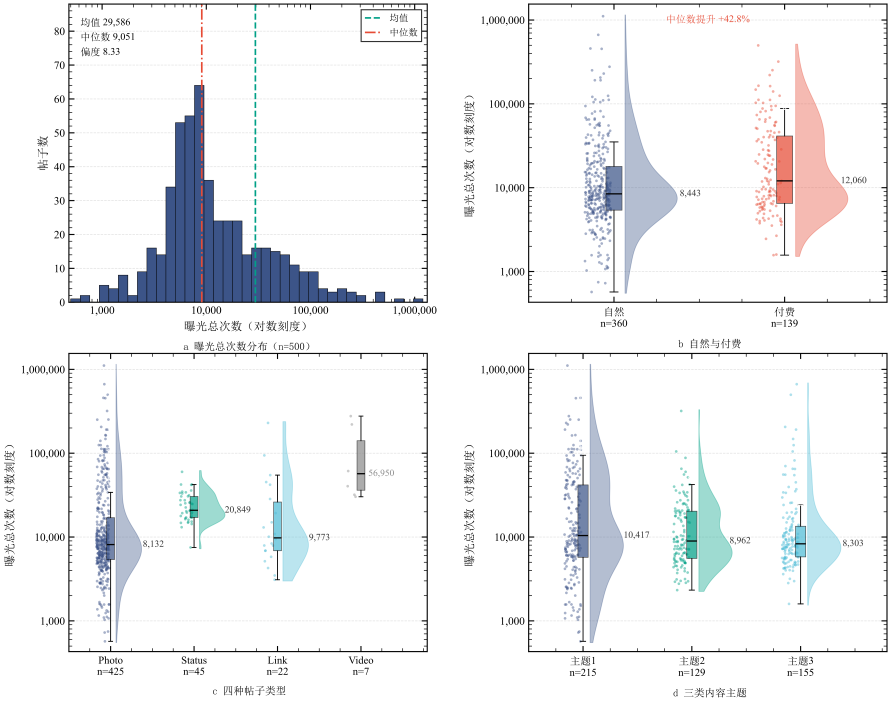
#> input picture 求解/问题一/结果/图1_曝光与分组分布.png, 4455 x 3509 px, found by its file name (shown at 1/5 size)
$ python '验收_总览.py'
#> lines starting #> are read from the running program, lines starting #| are printed output that depends on the picture
# -*- coding: utf-8 -*-
"""验收：把 16 张成品图拼成总览（4 列），并打印尺寸/时间。"""
import os
from PIL import Image, ImageDraw, ImageFont

PROJ = r"C:\Users\28466\AppData\Roaming\MriteUltra-2.6.13\Mrite-Agent-Space\数学建模\projects\通用练习_2026-11-22_09-12-35\求解"
FIGS = [
    r"问题一\结果\图1_曝光与分组分布.png",
    r"问题一\结果\图2_粉丝规模与月份共线.png",
    r"问题一\结果\图3_相关系数热力图.png",
    r"问题二\结果\图4_类别结构与缺失.png",
    r"问题二\结果\图5_变换前后分布.png",
    r"问题三\结果\图6_最终模型系数森林图.png",
    r"问题三\结果\图7_共线性诊断.png",
    r"问题三\结果\图8_残差诊断.png",
    r"问题三\结果\图9_预测能力验证.png",
    r"问题三\结果\图10_方差贡献Shapley.png",
    r"问题四\结果\图11_调整预测效应.png",
    r"问题四\结果\图12_效应稳健性.png",
    r"临时产物\图13_核心结论总览.png",
    r"问题一\结果\图14_变量字典与缺失.png",
    r"问题三\结果\图15_模型绩效评分表.png",
    r"问题四\结果\图16_系数稳健性矩阵.png",
    r"问题四\结果\图17_付费效应异质性森林.png",
    r"临时产物\补充图1_样本结构.png",
    r"临时产物\补充图2_时间结构.png",
    r"临时产物\补充图3_付费可比性.png",
]

COLS, IW, IH, LH = 4, 470, 360, 24
try:
    FONT = ImageFont.load_default(size=15)
except Exception:
    FONT = ImageFont.load_default()

rows = (len(FIGS) + COLS - 1) // COLS
sheet = Image.new("RGB", (COLS * IW, rows * (IH + LH)), (247, 247, 247))
#> sheet: PIL image 1880x1920 RGB; every value is 247
for i, rel in enumerate(FIGS):
    p = os.path.join(PROJ, rel)
    tile = Image.new("RGB", (IW, IH + LH), "white")
#> tile: PIL image 470x384 RGB; every value is 255
    d0 = ImageDraw.Draw(tile)
    if os.path.exists(p):
        im = Image.open(p).convert("RGB")
#> im is the input picture: PIL image 4455x3509 RGB; mean R, G, B 240.4, 241.5, 243.2
        w0, h0 = im.size
#> w0 = 4455; h0 = 3509
        im.thumbnail((IW - 12, IH - 12))
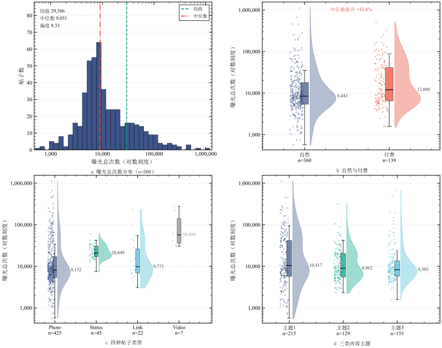
#> im: PIL image 442x348 RGB; mean R, G, B 240.1, 241.2, 242.9
        tile.paste(im, ((IW - im.width) // 2, (IH - im.height) // 2))
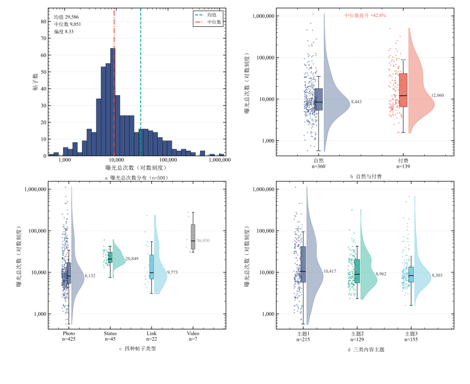
#> tile: PIL image 470x384 RGB; mean R, G, B 242.3, 243.2, 244.7
        label = f"{i+1:02d} {os.path.basename(rel)[:-4]}  {w0}x{h0}"
#> (the run stopped early here; a loop or call above may not have finished)
